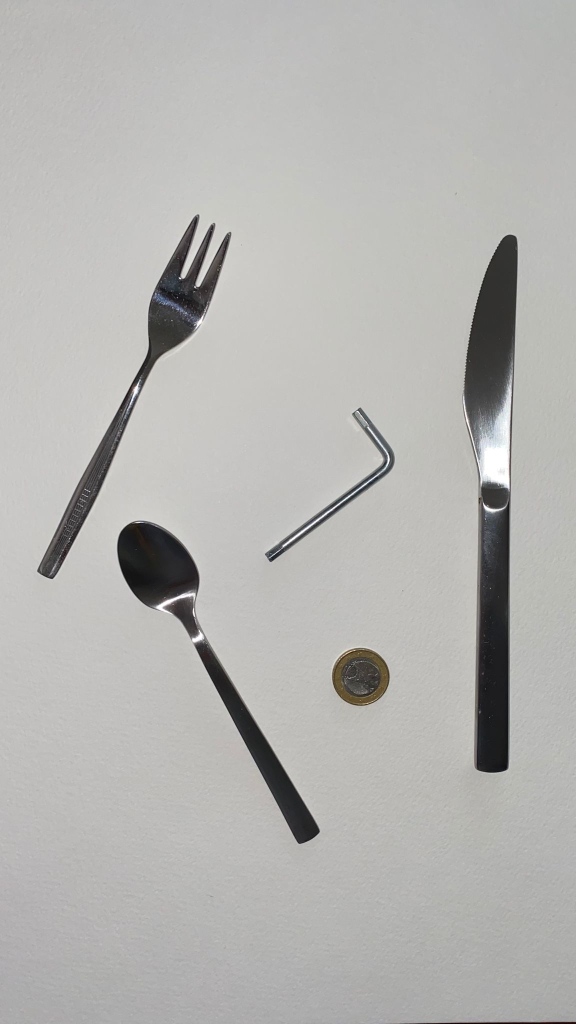
#> input picture img/gegenstaende.jpeg, 1152 x 2048 px (shown at 1/2 size)
$ python main.py
#> lines starting #> are read from the running program, lines starting #| are printed output that depends on the picture; after the words box and inside, x2 and y2 are one past the last pixel; in counts of white or black regions, pixels touching at a corner belong together
#> further down, orig_img is the input picture: shape (2048, 1152, 3); mean B, G, R 177.1, 179.6, 180.2
import cv2
import numpy as np
import largestinteriorrectangle as lir
import math


def compute_contours(img, log=False):
    # Kanten und Konturen erkennen
    edges = cv2.Canny(img, 50, 200)
    cnts, hierarchy = cv2.findContours(edges, cv2.RETR_EXTERNAL, cv2.CHAIN_APPROX_NONE)

    if log:
        cv2.drawContours(orig_img, cnts, -1, (0, 255, 0), 3)
        cv2.imshow('contours', orig_img)

    return cnts, img


def mask_img(img):
    # Sehr helle Bereiche des Bildes erkennen (Reflexionen)
    mask = cv2.threshold(img, 215, 255, cv2.THRESH_BINARY_INV)[1]
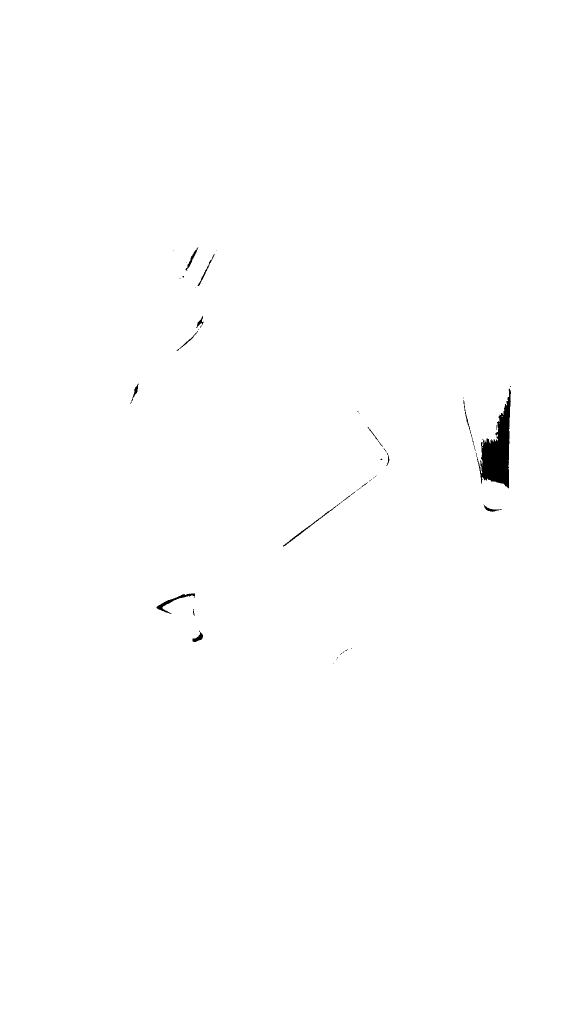
#> mask: shape (2048, 1152) (shown at 1/2 size); 99.6% white; 44 black regions (29 under 20 px), largest, box (x1, y1, x2, y2) and area: (952, 777, 1022, 977) 6281, (313, 1187, 390, 1228) 518, (566, 983, 711, 1093) 370
    img = cv2.bitwise_and(img, img, mask=mask)

    # Bildschwellenwert anwenden
    ret, img = cv2.threshold(img, 120, 255, cv2.THRESH_BINARY_INV)
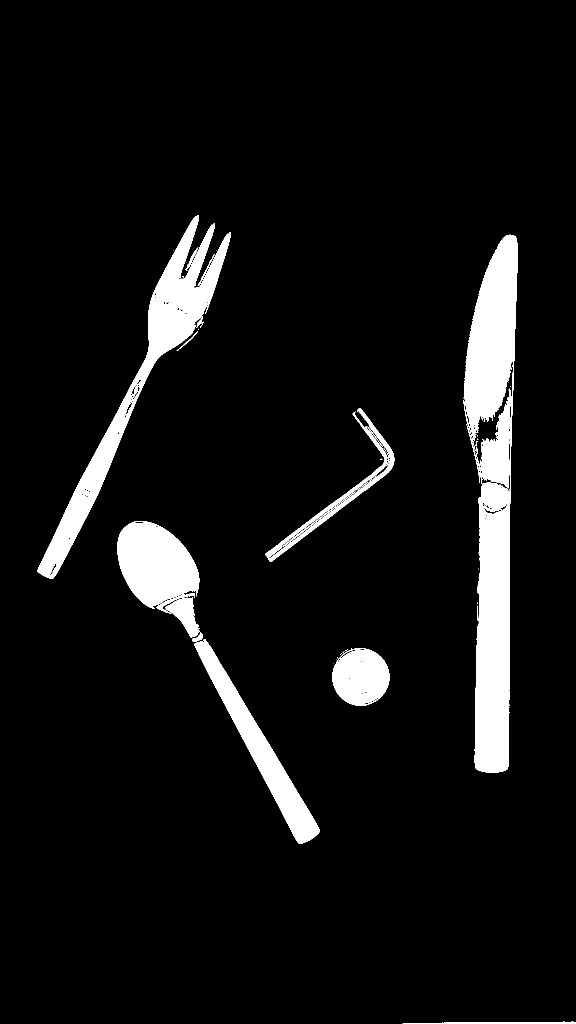
#> img: shape (2048, 1152) (shown at 1/2 size); 7.2% white; 61 white regions (36 under 20 px), largest, box (x1, y1, x2, y2) and area: (928, 469, 1035, 1545) 64491, (75, 430, 462, 1158) 37647, (235, 1042, 399, 1218) 19848
    cv2.imshow("Treshhold", img)

    # Kernel für die Morphologieoperation erstellen -> Löcher
    kernel = np.ones((25,25),np.uint8)
    img = cv2.morphologyEx(img, cv2.MORPH_CLOSE, kernel)
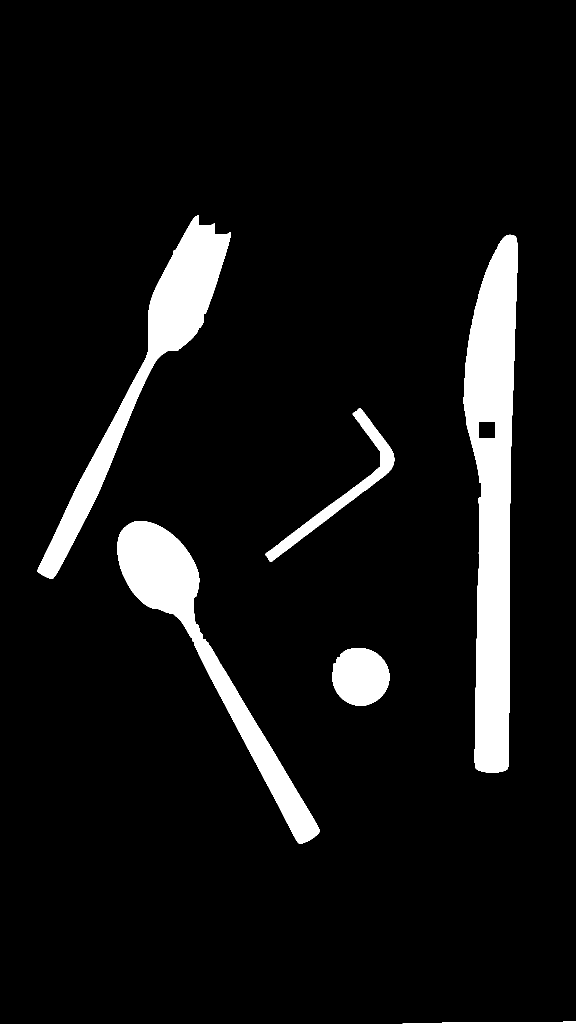
#> img: shape (2048, 1152) (shown at 1/2 size); 7.7% white; 6 white regions, box (x1, y1, x2, y2) and area: (927, 469, 1035, 1545) 75346, (75, 430, 462, 1158) 43418, (235, 1042, 640, 1688) 42160, (665, 1296, 779, 1412) 10474, (530, 816, 789, 1124) 8862, (805, 2043, 1152, 2048) 1151
    return img


def get_contours_dimension(cnt):
    return cv2.boundingRect(cnt)


EURO_COIN_DIAMETER_MM = 23.25  # diameter of reference object
orig_img = cv2.imread("img/gegenstaende.jpeg")
img_gray = cv2.cvtColor(orig_img, cv2.COLOR_BGR2GRAY)
cv2.imshow("Gray", img_gray)
img_blur = cv2.GaussianBlur(img_gray, (3,3), 0)
cv2.imshow("Blur", img_blur)
img_masked = mask_img(img_blur)
cv2.imshow("Masked", img_masked)

cnts, img = compute_contours(img_masked, log=True)
#> in compute_contours, `edges = cv2.Canny(img, 50, 200)`:
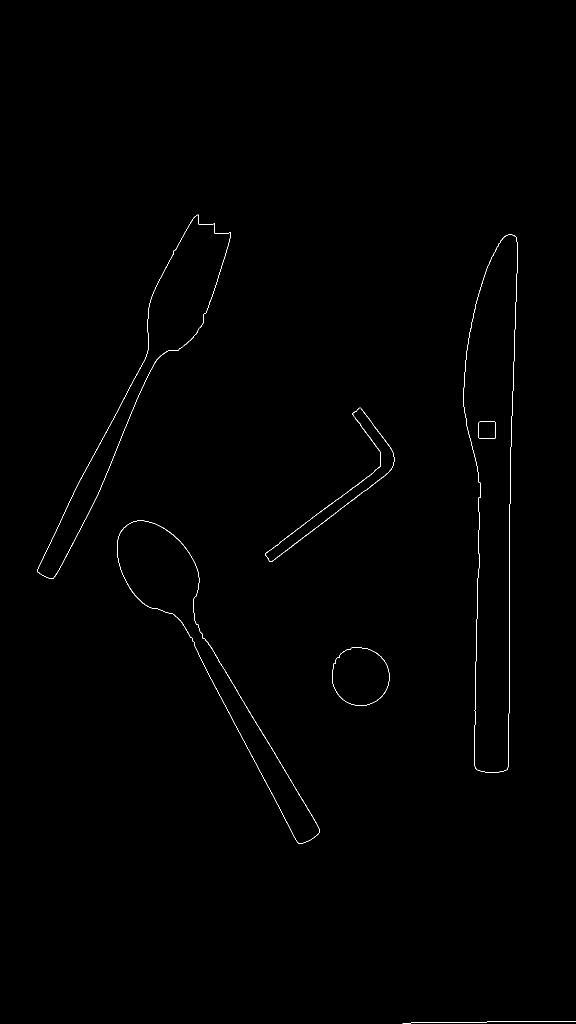
#> edges: shape (2048, 1152) (shown at 1/2 size); 0.32% white in thin lines or dots, all inside (x1, y1, x2, y2) = (74, 429, 1152, 2048)
#> in compute_contours, `cnts, hierarchy = cv2.findContours(edges, cv2.RETR_EXTERNAL, cv2.CHAIN..`: cnts = 6 contours, 1 with area under 20; largest, box (x1, y1, x2, y2) and area: (926, 469, 1035, 1545) 76330, (74, 429, 462, 1158) 43452, (234, 1041, 640, 1688) 42246, (664, 1295, 779, 1412) 10514, (530, 815, 789, 1124) 9028
#> in compute_contours, `cv2.drawContours(orig_img, cnts, -1, (0, 255, 0), 3)`:
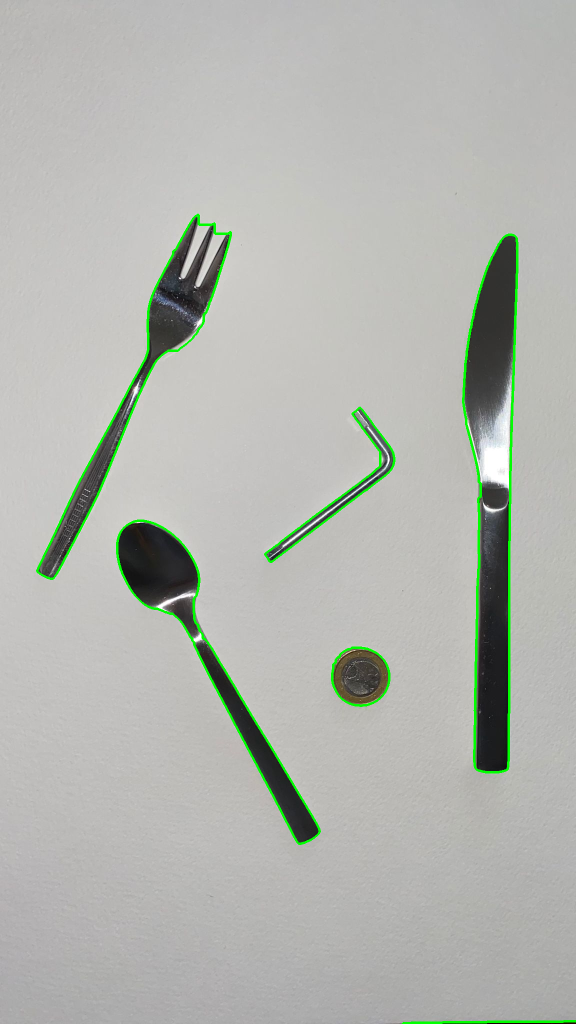
#> orig_img: shape (2048, 1152, 3) (shown at 1/2 size); 1.41% of pixels changed, all inside (x1, y1, x2, y2) = (72, 427, 1152, 2048)

cv2.imshow("img_masked", img)

referenceObjIdx = -1
# map ref object to contour
for idx, cnt in enumerate(cnts):
    x, y, w, h = get_contours_dimension(cnt)
    if 0.9 <= w/h <= 1.1 and w > 20 and h > 20: # rund
        referenceObjIdx = idx
        ppmm = EURO_COIN_DIAMETER_MM / h  # pixel per millimeter
        break
#> this loop made 2 passes
#> (x, y, w, h, referenceObjIdx, ppmm) on pass 2: (664, 1295, 115, 117, 1, 0.199)
#> (x, y, w, h) on pass 1: (805, 2042, 347, 6)

if referenceObjIdx == -1:
    raise ValueError('No reference Point found.')

for idx, cnt in enumerate(cnts):
    if idx != referenceObjIdx:
        # Abfrage von Koordinaten und Dimensionen der Kontur
        x, y, w, h = get_contours_dimension(cnt)
        if h > 25 and w > 25:
            # Erzeugung einer Bildmaske mit Nullen
            mask = np.zeros(img.shape, np.uint8)
            # Kopieren des Konturbereichs ins Maskenbild
            mask[y:y+h, x:x+w] = img[y:y+h, x:x+w]

            max_distance = 0
            angle = 0
            x1 = None
            x2 = None

            # Schleife über 180 Grad
            for i in range (int(180)):
                # Abrufen der Höhe und Breite des Originalbildes
                (img_h, img_w) = orig_img.shape[:2]
                # Berechnung des Schwerpunkts
                (cX, cY) = (img_w // 2, img_h // 2)
                # Erzeugung einer Rotationsmatrix
                M = cv2.getRotationMatrix2D((cX, cY), i, 1.0)
                # Anwendung der Rotation
                img_rotated = cv2.warpAffine(mask, M, (img_w, img_h))
                # Berechnung der Konturen im rotierten Bild
                cnts, _ = compute_contours(img_rotated)
                # Zeichnen der Konturen im rotierten Bild
                cv2.drawContours(img_rotated, cnts, -1, (0, 255, 0), 2)

                if len(cnts) > 0:
                    largest_cnt = None
                    area = 0
                    for cnt in cnts:
                        x, y, w, h = get_contours_dimension(cnt)
                        if w * h > area:
                            largest_cnt = cnt  # Auswahl der Kontur mit der größten Fläche

                    # Maximales Rechteck ermitteln
                    polygon = np.array(list(largest_cnt), np.int32)
#> (the run stopped early here; a loop or call above may not have finished)

$ run again, with img/gabel_klein.jpeg copied over img/gegenstaende.jpeg
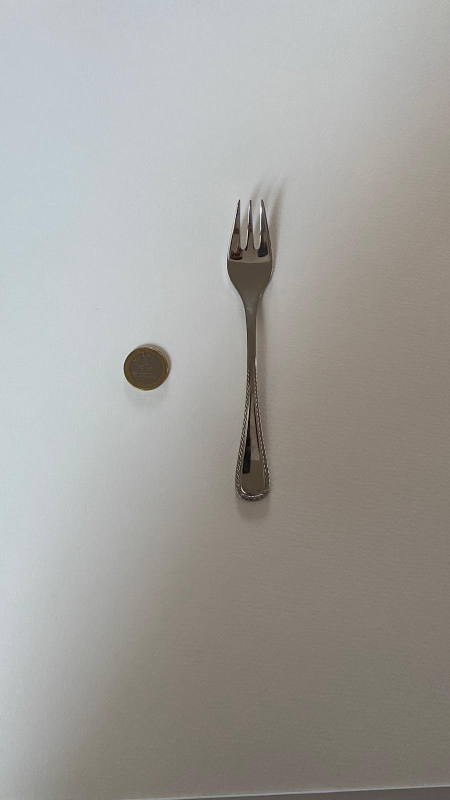
#> input picture img/gabel_klein.jpeg, 900 x 1600 px (shown at 1/2 size)
#> orig_img is the input picture: shape (1600, 900, 3); mean B, G, R 156.4, 160.4, 161.9
#> in mask_img, `mask = cv2.threshold(img, 215, 255, cv2.THRESH_BINARY_INV)[1]`:
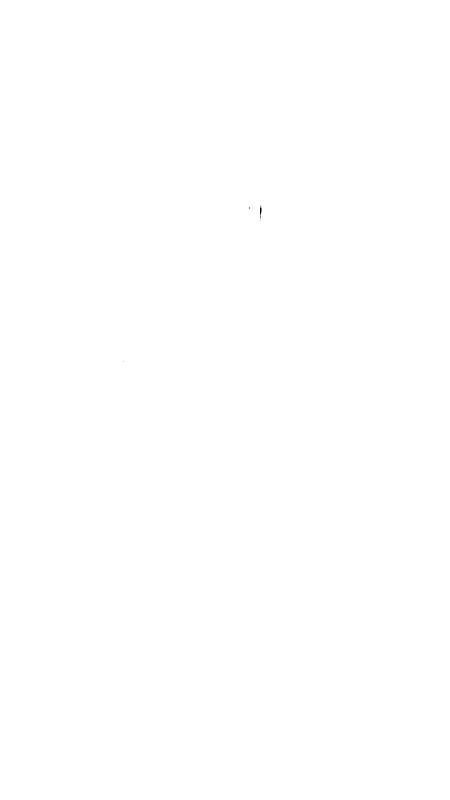
#> mask: shape (1600, 900) (shown at 1/2 size); 100% white; black in thin lines or dots, all inside (x1, y1, x2, y2) = (247, 411, 523, 724)
#> edges: shape (1600, 900); 0.25% white in thin lines or dots, all inside (x1, y1, x2, y2) = (174, 399, 900, 1600)
#> in compute_contours, `cnts, hierarchy = cv2.findContours(edges, cv2.RETR_EXTERNAL, cv2.CHAIN..`: cnts = 37 contours, 33 with area under 20; largest, box (x1, y1, x2, y2) and area: (453, 399, 552, 1043) 36579, (246, 690, 341, 781) 6578, (774, 1057, 793, 1060) 35, (839, 1018, 846, 1027) 28
#> in compute_contours, `cv2.drawContours(orig_img, cnts, -1, (0, 255, 0), 3)`:
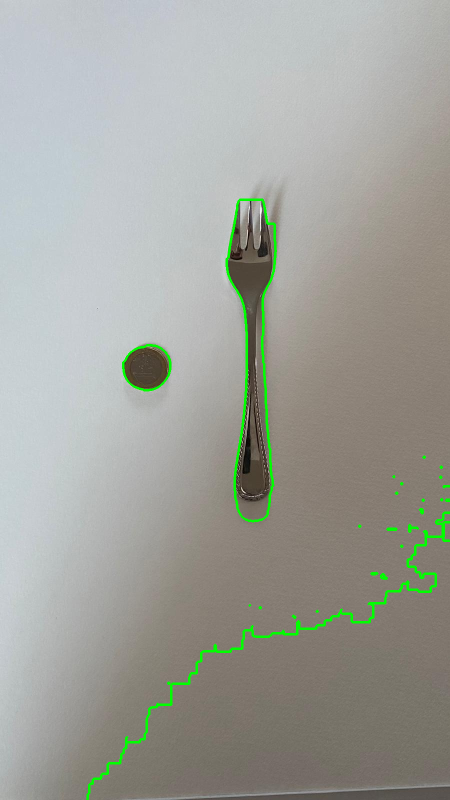
#> orig_img: shape (1600, 900, 3) (shown at 1/2 size); 1.21% of pixels changed, all inside (x1, y1, x2, y2) = (172, 397, 900, 1600)
#> the loop `for idx, cnt in enumerate(cnts):` made 4 passes
#> (referenceObjIdx, ppmm) on pass 4: (3, 0.0998)
